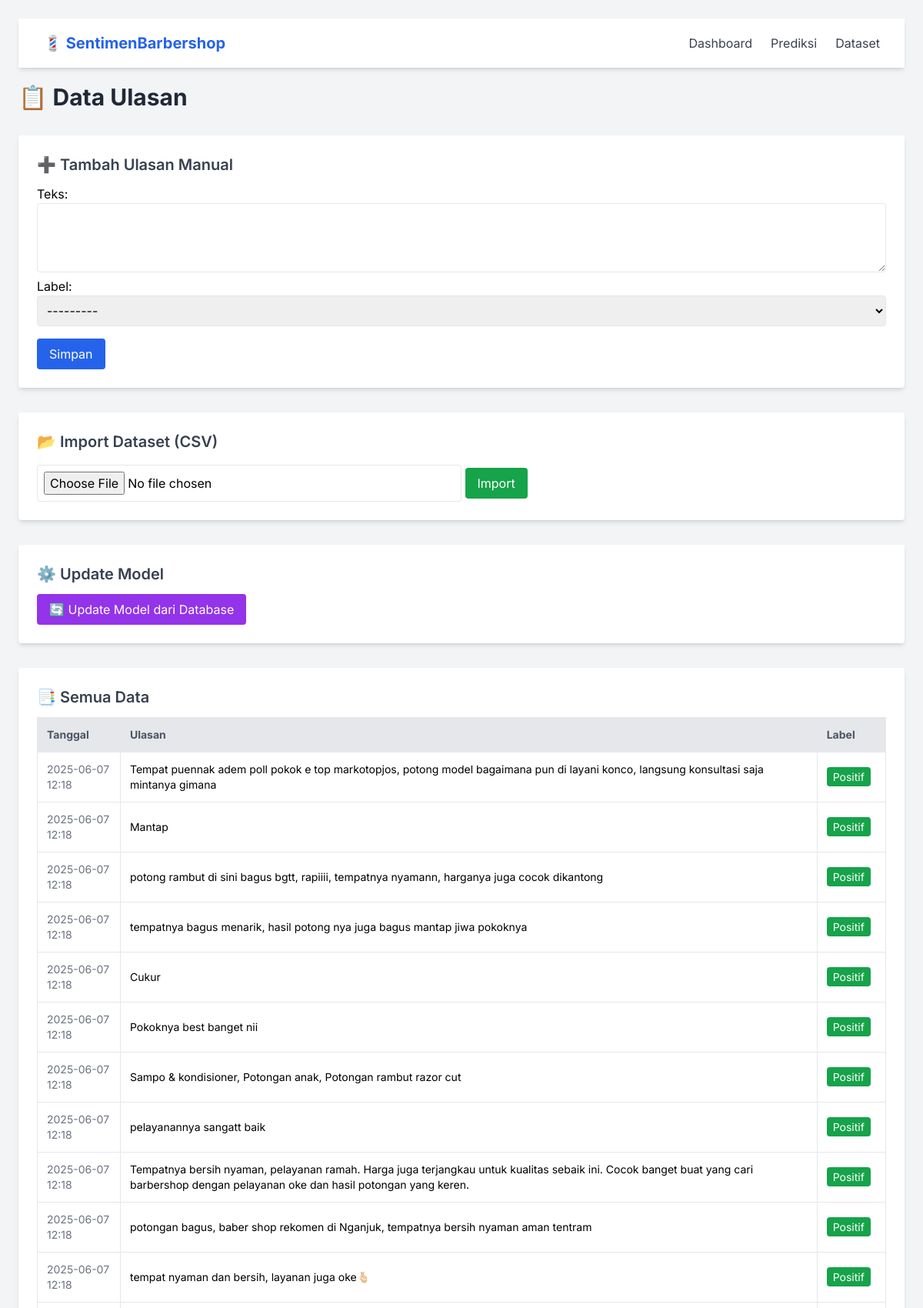
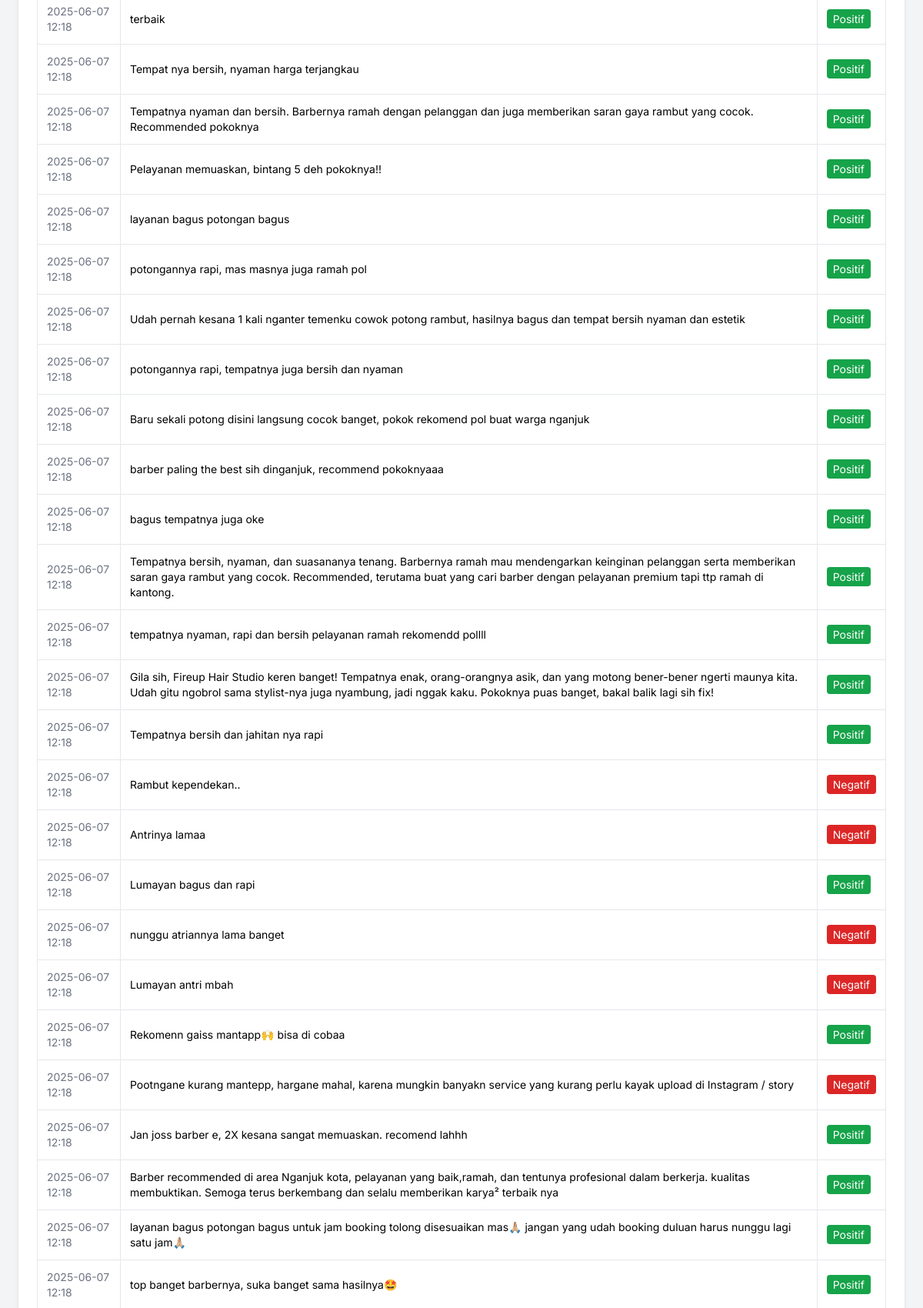
/dataset/ (upper part), run on the app's committed database (2 pictures, top to bottom).
### analisis/models.py (models this page shows, shortened)
class Ulasan(models.Model):
    teks = models.TextField()
    label = models.CharField(max_length=10, choices=[('positif', 'Positif'), ('negatif', 'Negatif')], blank=True)
    tanggal = models.DateTimeField(auto_now_add=True)

### analisis/views.py (the view, shortened to what this page needs)
# urls.py: path('dataset/', views.dataset_view, name='dataset'),
def dataset_view(request):
    ulasan_all = Ulasan.objects.all().order_by('-tanggal')
    ulasan_form = UlasanForm()
    csv_form = CSVUploadForm()
    return render(request, 'analisis/dataset.html', {
        'data': ulasan_all,
        'ulasan_form': ulasan_form,
        'csv_form': csv_form,
    })

### analisis/forms.py
class UlasanForm(forms.ModelForm):
    class Meta:
        model = Ulasan
        fields = ['teks', 'label']
        widgets = {
            'teks': forms.Textarea(attrs={'class': 'border rounded p-2 w-full', 'rows': 3}),
            'label': forms.Select(attrs={'class': 'border rounded p-2 w-full'})
        }

class CSVUploadForm(forms.Form):
    file = forms.FileField()

### analisis/templates/analisis/dataset.html (shortened to what this page needs)
<!DOCTYPE html>
<html lang="id">
<head>
    <script src="https://cdn.tailwindcss.com"></script>
</head>
<body class="bg-gray-100 p-6">
    {% include "analisis/navbar.html" %}
    <div class="max-w-6xl mx-auto space-y-8">
        <h1 class="text-3xl font-bold text-gray-800">📋 Data Ulasan</h1>
        <div class="bg-white shadow-md rounded p-6">
            <h2 class="text-xl font-semibold mb-3 text-gray-700">➕ Tambah Ulasan Manual</h2>
            <form method="post">
                {{ ulasan_form.as_p }}
                <button type="submit" name="submit_manual" class="mt-4 bg-blue-600 text-white px-4 py-2 rounded hover:bg-blue-700">
                    Simpan
                </button>
            </form>
        </div>
        <div class="bg-white shadow-md rounded p-6">
            <h2 class="text-xl font-semibold mb-3 text-gray-700">📂 Import Dataset (CSV)</h2>
            <form method="post" enctype="multipart/form-data">
                <input type="file" name="file" accept=".csv" class="border rounded p-2 w-full sm:w-1/2">
                <button type="submit" name="submit_csv" class="mt-2 bg-green-600 text-white px-4 py-2 rounded hover:bg-green-700">
                    Import
                </button>
            </form>
        </div>
        <div class="bg-white shadow-md rounded p-6">
            <h2 class="text-xl font-semibold mb-3 text-gray-700">⚙️ Update Model</h2>
            <form id="update-form" method="post" action="{% url 'update_model' %}">
                <button type="submit" id="update-btn" class="bg-purple-600 text-white px-4 py-2 rounded hover:bg-purple-700">
                    🔄 Update Model dari Database
                </button>
            </form>
        </div>
        <div class="bg-white shadow-md rounded p-6 overflow-x-auto">
            <h2 class="text-xl font-semibold mb-3 text-gray-700">📑 Semua Data</h2>
            <table class="w-full table-auto text-left text-sm border-collapse">
                <thead>
                    <tr class="bg-gray-200 text-gray-600">
                        <th class="p-3 border">Tanggal</th>
                        <th class="p-3 border">Ulasan</th>
                        <th class="p-3 border">Label</th>
                    </tr>
                </thead>
                <tbody>
                    {% for row in data %}
                        <tr class="hover:bg-gray-50 border-t">
                            <td class="p-3 border text-gray-500">{{ row.tanggal|date:"Y-m-d H:i" }}</td>
                            <td class="p-3 border">{{ row.teks }}</td>
                            <td class="p-3 border">
                                {% if row.label == 'positif' %}
                                    <span class="px-2 py-1 rounded text-white bg-green-600">
                                        {{ row.label|title }}
                                    </span>
                                {% else %}
                                    <span class="px-2 py-1 rounded text-white bg-red-600">
                                        {{ row.label|title }}
                                    </span>
                                {% endif %}
                            </td>
                        </tr>
                    {% endfor %}
                </tbody>
            </table>
        </div>
    </div>
</body>
</html>

### analisis/templates/analisis/dataset.html (style rules this page uses)
body { font-family: 'Inter', sans-serif; }

### data on the page
Ulasan: tanggal "2025-06-07 12:18", teks "Tempat puennak adem poll pokok e top markotopjos, potong model bagaimana pun di layani konco, langsung konsultasi saja mintanya gimana", label "Positif"
Ulasan: tanggal "2025-06-07 12:18", teks "Mantap", label "Positif"
Ulasan: tanggal "2025-06-07 12:18", teks "potong rambut di sini bagus bgtt, rapiiii, tempatnya nyamann, harganya juga cocok dikantong", label "Positif"
Ulasan: tanggal "2025-06-07 12:18", teks "tempatnya bagus menarik, hasil potong nya juga bagus mantap jiwa pokoknya", label "Positif"
Ulasan: tanggal "2025-06-07 12:18", teks "Cukur", label "Positif"
Ulasan: tanggal "2025-06-07 12:18", teks "Pokoknya best banget nii", label "Positif"
Ulasan: tanggal "2025-06-07 12:18", teks "Sampo & kondisioner, Potongan anak, Potongan rambut razor cut", label "Positif"
Ulasan: tanggal "2025-06-07 12:18", teks "pelayanannya sangatt baik", label "Positif"
Ulasan: tanggal "2025-06-07 12:18", teks "Tempatnya bersih nyaman, pelayanan ramah. Harga juga terjangkau untuk kualitas sebaik ini. Cocok banget buat yang cari barbershop dengan pelayanan oke dan hasil potongan yang keren.", label "Positif"
Ulasan: tanggal "2025-06-07 12:18", teks "potongan bagus, baber shop rekomen di Nganjuk, tempatnya bersih nyaman aman tentram", label "Positif"
Ulasan: tanggal "2025-06-07 12:18", teks "tempat nyaman dan bersih, layanan juga oke🫰🏻", label "Positif"
Ulasan: tanggal "2025-06-07 12:18", teks "terbaik", label "Positif"
Ulasan: tanggal "2025-06-07 12:18", teks "Tempat nya bersih, nyaman harga terjangkau", label "Positif"
Ulasan: tanggal "2025-06-07 12:18", teks "Tempatnya nyaman dan bersih. Barbernya ramah dengan pelanggan dan juga memberikan saran gaya rambut yang cocok. Recommended pokoknya", label "Positif"
Ulasan: tanggal "2025-06-07 12:18", teks "Pelayanan memuaskan, bintang 5 deh pokoknya!!", label "Positif"
Ulasan: tanggal "2025-06-07 12:18", teks "layanan bagus potongan bagus", label "Positif"
Ulasan: tanggal "2025-06-07 12:18", teks "potongannya rapi, mas masnya juga ramah pol", label "Positif"
Ulasan: tanggal "2025-06-07 12:18", teks "Udah pernah kesana 1 kali nganter temenku cowok potong rambut, hasilnya bagus dan tempat bersih nyaman dan estetik", label "Positif"
Ulasan: tanggal "2025-06-07 12:18", teks "potongannya rapi, tempatnya juga bersih dan nyaman", label "Positif"
Ulasan: tanggal "2025-06-07 12:18", teks "Baru sekali potong disini langsung cocok banget, pokok rekomend pol buat warga nganjuk", label "Positif"
Ulasan: tanggal "2025-06-07 12:18", teks "barber paling the best sih dinganjuk, recommend pokoknyaaa", label "Positif"
Ulasan: tanggal "2025-06-07 12:18", teks "bagus tempatnya juga oke", label "Positif"
Ulasan: tanggal "2025-06-07 12:18", teks "Tempatnya bersih, nyaman, dan suasananya tenang. Barbernya ramah mau mendengarkan keinginan pelanggan serta memberikan saran gaya rambut yang cocok. Recommended, terutama buat yang cari barber dengan pelayanan premium tapi ttp ramah di kantong.", label "Positif"
Ulasan: tanggal "2025-06-07 12:18", teks "tempatnya nyaman, rapi dan bersih pelayanan ramah rekomendd pollll", label "Positif"
Ulasan: tanggal "2025-06-07 12:18", teks "Gila sih, Fireup Hair Studio keren banget! Tempatnya enak, orang-orangnya asik, dan yang motong bener-bener ngerti maunya kita. Udah gitu ngobrol sama stylist-nya juga nyambung, jadi nggak kaku. Pokoknya puas banget, bakal balik lagi sih fix!", label "Positif"
Ulasan: tanggal "2025-06-07 12:18", teks "Tempatnya bersih dan jahitan nya rapi", label "Positif"
Ulasan: tanggal "2025-06-07 12:18", teks "Rambut kependekan..", label "Negatif"
Ulasan: tanggal "2025-06-07 12:18", teks "Antrinya lamaa", label "Negatif"
Ulasan: tanggal "2025-06-07 12:18", teks "Lumayan bagus dan rapi", label "Positif"
Ulasan: tanggal "2025-06-07 12:18", teks "nunggu atriannya lama banget", label "Negatif"
Ulasan: tanggal "2025-06-07 12:18", teks "Lumayan antri mbah", label "Negatif"
Ulasan: tanggal "2025-06-07 12:18", teks "Rekomenn gaiss mantapp🙌 bisa di cobaa", label "Positif"
Ulasan: tanggal "2025-06-07 12:18", teks "Pootngane kurang mantepp, hargane mahal, karena mungkin banyakn service yang kurang perlu kayak upload di Instagram / story", label "Negatif"
Ulasan: tanggal "2025-06-07 12:18", teks "Jan joss barber e, 2X kesana sangat memuaskan. recomend lahhh", label "Positif"
Ulasan: tanggal "2025-06-07 12:18", teks "Barber recommended di area Nganjuk kota, pelayanan yang baik,ramah, dan tentunya profesional dalam berkerja. kualitas membuktikan. Semoga terus berkembang dan selalu memberikan karya² terbaik nya", label "Positif"
Ulasan: tanggal "2025-06-07 12:18", teks "layanan bagus potongan bagus untuk jam booking tolong disesuaikan mas🙏🏼 jangan yang udah booking duluan harus nunggu lagi satu jam🙏🏼", label "Positif"
Ulasan: tanggal "2025-06-07 12:18", teks "top banget barbernya, suka banget sama hasilnya🤩", label "Positif"
